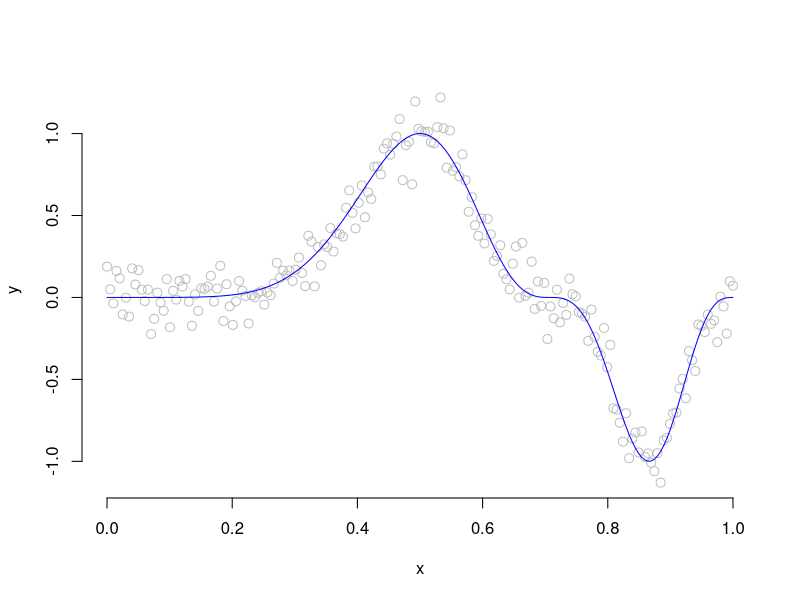
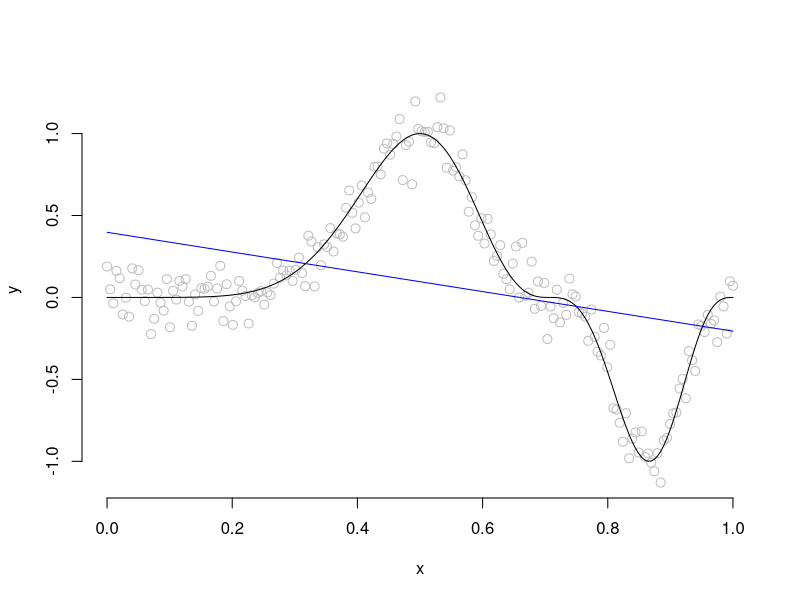
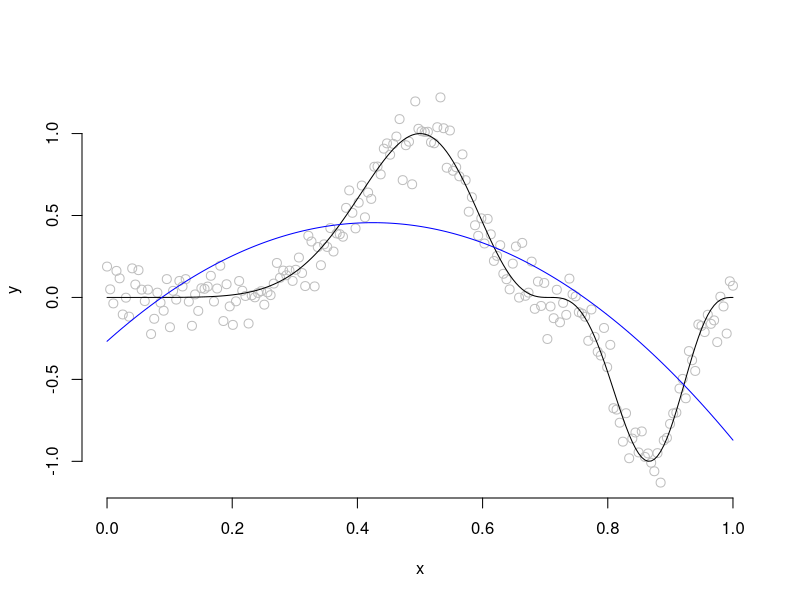
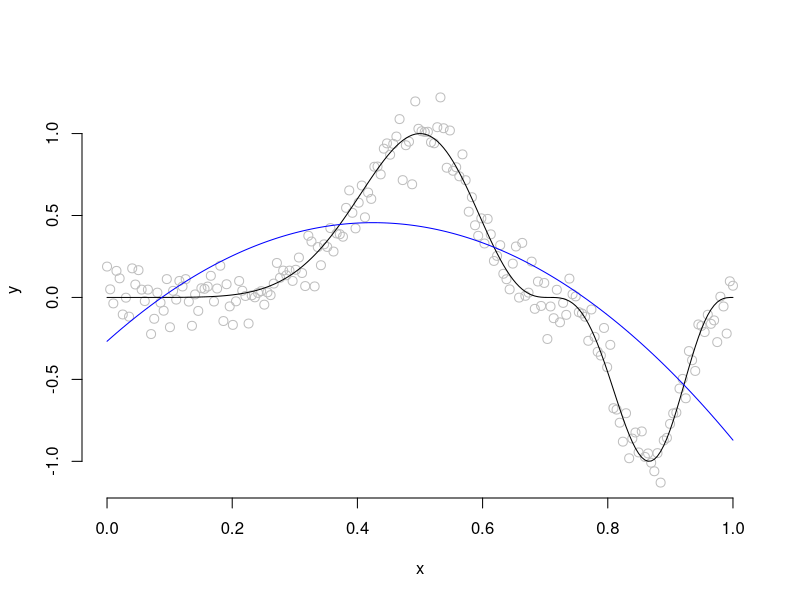
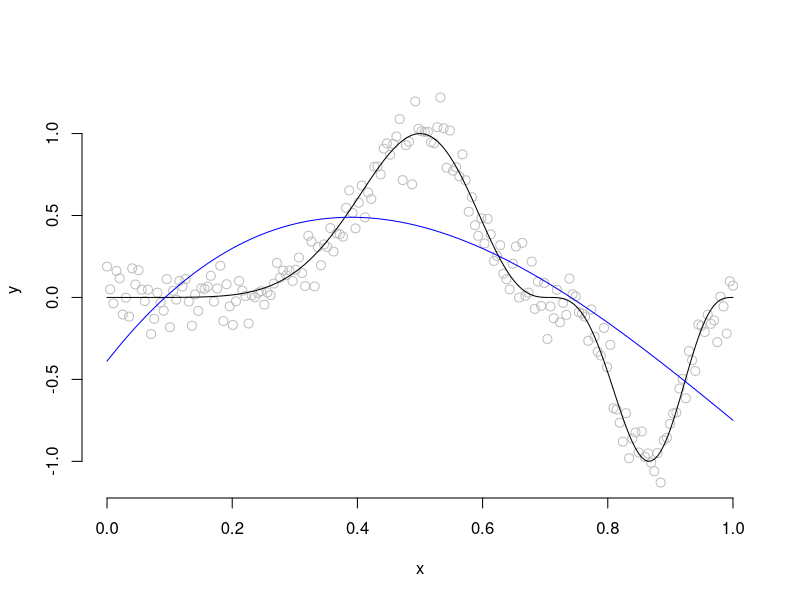
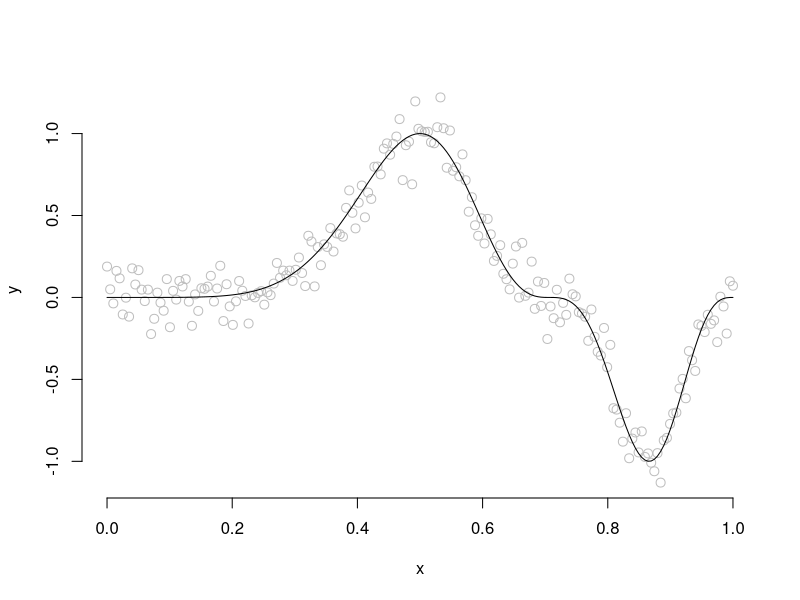
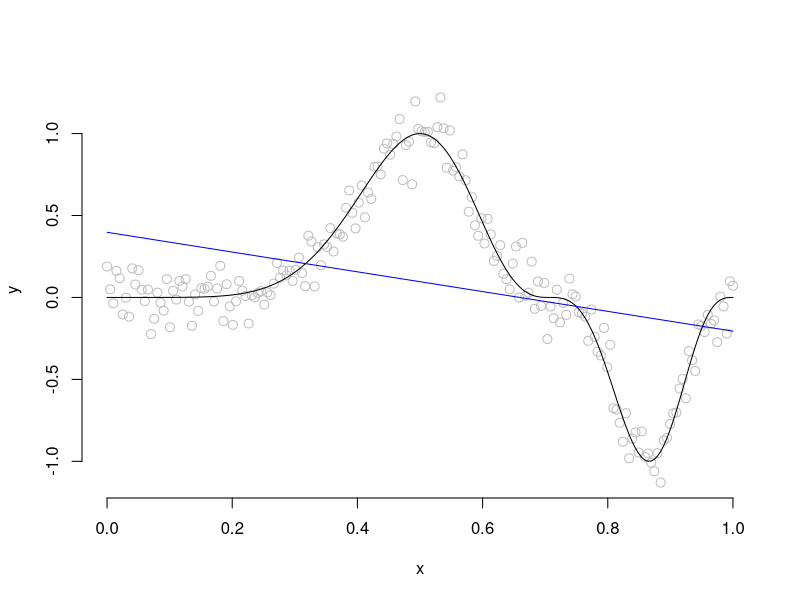
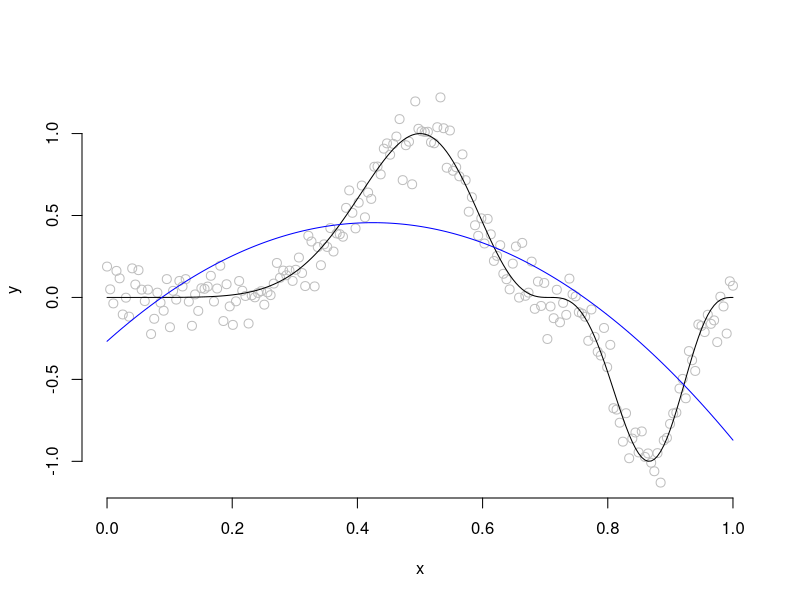

The R source for these figures, in order:
## ---- chunk 1
rm(list = ls())
# seed 고정
set.seed(54)  # seed를 고정하지 않으면 같은 코드를 써도 항상 다른 결과가 나올 것이다.
# data generation
n = 200
x = seq(0, 1, length = n)
# true function
f = sin(2 * pi * x^2)^3
# response
sigma = 0.1  # 이렇게 변수를 생성해서 상수를 넣어주는 습관을 만들기로 하자 !
y = f + rnorm(n, sd = sigma)
# data plot
plot(x, y, col = "gray", cex = 1.2, bty = "n")
lines(x, f, col = "blue")
## ---- chunk 2
lm_fit = lm(y ~ x)
summary(lm_fit)

plot(x, y, col = "gray", cex = 1.2, bty = "n")
lines(x, f)
lines(x, lm_fit$fitted.values, col = "blue")
## ---- chunk 3

x2 = x^2
lm_fit2 = lm(y ~ x + x2)
summary(lm_fit2)

plot(x, y, col = "gray", cex = 1.2, bty = "n")
lines(x, f)
lines(x, lm_fit2$fitted.values, col = "blue")
## ---- chunk 4
# 행렬만들기
X = cbind(x, x^2)  # 대문자 X를 회귀에서 '설계행렬'이라고 한다.
# 설계행렬을 이용해서 중회귀모형 적합
lm_fit2_matrix = lm(y ~ X)
summary(lm_fit2_matrix)

plot(x, y, col = "gray", cex = 1.2, bty = "n")
lines(x, f)
lines(x, lm_fit2_matrix$fitted.values, col = "blue")
## ---- chunk 5
X = cbind(x, x^2, x^3)

lm_fit3 = lm(y ~ X)
summary(lm_fit3)

plot(x, y, col = "gray", cex = 1.2, bty = "n")
lines(x, f)
lines(x, lm_fit3$fitted.values, col = "blue")
## ---- chunk 6
X = cbind(x, x^2, x^3, x^4)

lm_fit4 = lm(y ~ X)
summary(lm_fit4)

plot(x, y, col = "gray", cex = 1.2, bty = "n")
lines(x, f)
## ---- chunk 7
X = NULL  # 빈 변수 생성
for (i in 1:10)
{
   X = cbind(X, x^i)  # 이 for문 안의 핵심은 설계행렬이다. 
   lm_fit = lm(y ~ X)
   plot(x, y, col = "gray", cex = 1.2, bty = "n")
   lines(x, f)
   lines(x, lm_fit$fitted.values, col = "blue")
}
## ---- chunk 8
# 그림 행렬 분할
# 그림을 그릴 때, 설정한 행렬 바둑판식으로 배열
# 그림은 행을 우선으로 채워넣음
par(mfrow = c(3, 3))
X = NULL  # 빈 변수 생성  
for (i in 1:10)
{
   X = cbind(X, x^i)   
   lm_fit = lm(y ~ X)
   plot(x, y, col = "gray", cex = 1.2, bty = "n",
        main = paste(i, "-th regression curve"))
   lines(x, f)
   lines(x, lm_fit$fitted.values, col = "blue")
}
## ---- chunk 9
X = NULL  # 빈 변수 생성
plot(x, y, col = "gray", cex = 1.2, bty = "n",
        main = paste("regression curve"))
lines(x, f, lwd = 2)  # 여러 회귀선이 겹치기 떄문에, 실제선의 굵기를 늘린다.(강조)
# rainbow 색깔 설정
# alpha = 색깔의 투명도
rain_color = rainbow(10, alpha = 0.2)
for (i in 1:10)
{
   X = cbind(X, x^i)  # 이 for문 안의 핵심은 설계행렬이다. 
   lm_fit = lm(y ~ X)
   lines(x, lm_fit$fitted.values, col = rain_color[i],
         lwd = 0.5)  # 하나의 그림에 여러 개의 선을 넣을 때, 얇은 선을 사용하면 더 잘 보일 수 있다.
}

## ---- chunk 10
lm_fit = lm(y ~ x)
lm_fit_summary = summary(lm_fit)
lm_fit_summary$adj.r.squared
## ---- chunk 11
par(mfrow = c(1, 1))  # 행렬의 바둑판식의 틀 잡기
X = NULL  # 빈 변수 생성
adj_R = NULL # 빈 변수 생성(반복문을 거치면서 벡터로 변환됨)

for (i in 1:50)
{
   X = cbind(X, x^i)  # design matrix 생성
   lm_fit = lm(y ~ X)
   sum_lm_fit = summary(lm_fit)  # summary에 다양한 값이 리스트형태로 저장됨
   adj_R[i] = sum_lm_fit$adj.r.squared
}
adj_R
## ---- chunk 12
# max : 최대 값을 반환
max(adj_R)
# which.max : 최대 값이 있는 위치 반환
which.max(adj_R)

plot(1:50, adj_R, type = "o", bty = "n",
     xlab = "number of predictors", ylab = "Adjusted R-squares")
## ---- chunk 13
index = which.max(adj_R)
cat(c("Adjusted R-squre 값이 가장 큰 모형은 =", index,  "번째 모형이다."))
## ---- chunk 14
plot(15:50, adj_R[15:50], type = "o", bty = "n",
     xlab = "number of predictors", ylab = "Adjusted R-squares")
points(index, adj_R[index], col = "red", pch = 16, cex = 2)
abline(v = index, col = "gray", lwd = 1.5, lty = 2)  # 수직선을 그어주는 함수
## ---- chunk 15
X = NULL
for(i in 1:index)
   X = cbind(X, x^i)
lm_fit = lm(y ~ X)
plot(x, y, col = "gray", cex = 1.5, bty = "n",
     main = paste("best regression curve"))
lines(x, f, lwd = 2)
lines(x, lm_fit$fitted.values, col = "blue", lwd = 1.5)
legend("topright", legend = c("true curve", "best fit"),
       col = c("black", "blue"), lwd = 1, lty = 1, bty = "n")
